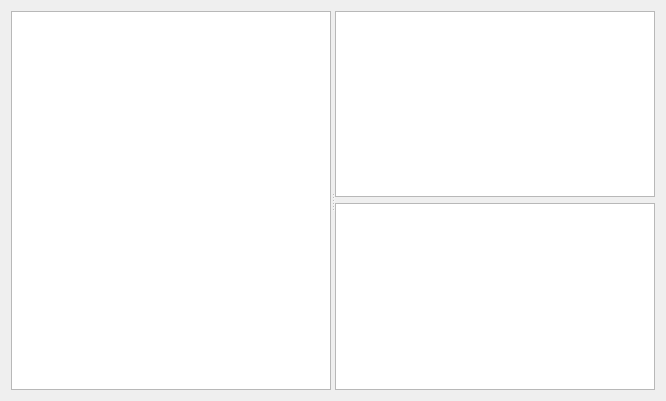
<?xml version="1.0" encoding="UTF-8"?>
<ui version="4.0">
 <class>XConfigDialog</class>
 <widget class="QDialog" name="XConfigDialog">
  <property name="geometry">
   <rect>
    <x>0</x>
    <y>0</y>
    <width>666</width>
    <height>401</height>
   </rect>
  </property>
  <property name="windowTitle">
   <string>Wizard Browser</string>
  </property>
  <layout class="QGridLayout" name="gridLayout">
   <item row="0" column="0">
    <widget class="QSplitter" name="uiMainSPLT">
     <property name="orientation">
      <enum>Qt::Horizontal</enum>
     </property>
     <widget class="QTreeWidget" name="uiPluginTREE">
      <property name="sizePolicy">
       <sizepolicy hsizetype="Preferred" vsizetype="Expanding">
        <horstretch>0</horstretch>
        <verstretch>0</verstretch>
       </sizepolicy>
      </property>
      <property name="minimumSize">
       <size>
        <width>150</width>
        <height>0</height>
       </size>
      </property>
      <property name="iconSize">
       <size>
        <width>24</width>
        <height>24</height>
       </size>
      </property>
      <attribute name="headerVisible">
       <bool>false</bool>
      </attribute>
      <column>
       <property name="text">
        <string notr="true">1</string>
       </property>
      </column>
     </widget>
     <widget class="QWidget" name="layoutWidget">
      <layout class="QVBoxLayout" name="verticalLayout">
       <property name="margin">
        <number>0</number>
       </property>
       <item>
        <widget class="QTableWidget" name="uiWizardTABLE">
         <property name="editTriggers">
          <set>QAbstractItemView::NoEditTriggers</set>
         </property>
         <property name="gridStyle">
          <enum>Qt::NoPen</enum>
         </property>
        </widget>
       </item>
       <item>
        <widget class="QTextEdit" name="uiDescriptionTXT">
         <property name="readOnly">
          <bool>true</bool>
         </property>
        </widget>
       </item>
      </layout>
     </widget>
    </widget>
   </item>
  </layout>
 </widget>
 <resources/>
 <connections/>
</ui>
